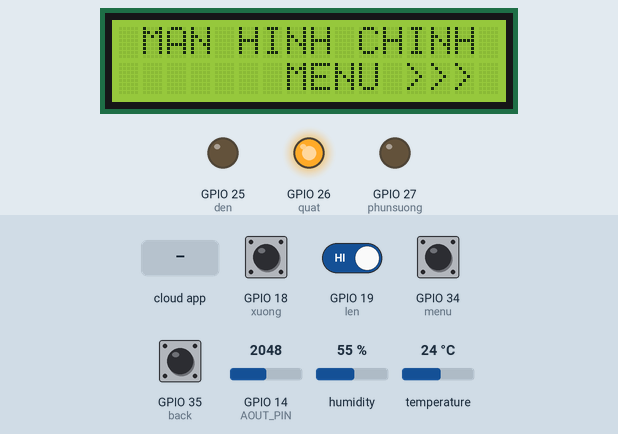
A sketch run on a simulated ESP32. Parts: 16×2 character LCD, output pins drawn as LEDs (lit = HIGH). The inputs (shaded band) are chosen by the test bench; at power-on: GPIO 18 (xuong), GPIO 19 (len), GPIO 34 (menu), GPIO 35 (back) HIGH, GPIO 14 (AOUT_PIN) = 2048, humidity 55 %, temperature 24 °C. WiFi joins after 1.5 s; servers stay silent unless stated; the Firebase database answers and starts empty; what the sketch prints to the serial monitor is not drawn.

Above: at 2.7 s.
2.8 s: GPIO 34 (menu) pulled LOW for 0.15 s
At 3.6 s:
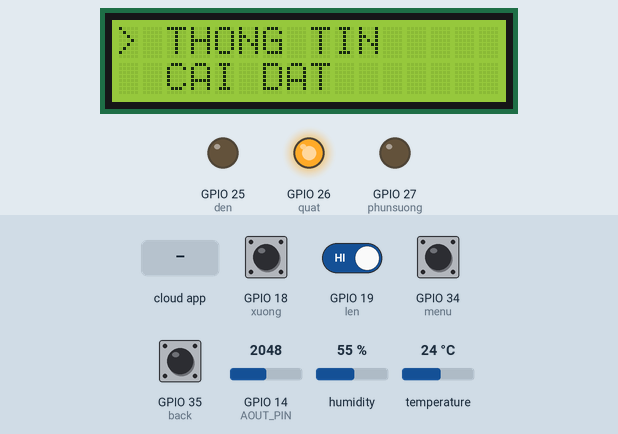
4.4 s: GPIO 19 (len) driven LOW
At 5.6 s:
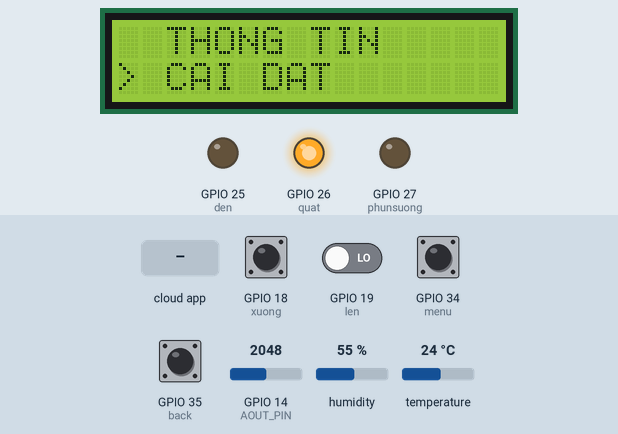
5.9 s: GPIO 34 (menu) pulled LOW for 1 s
At 7.3 s:
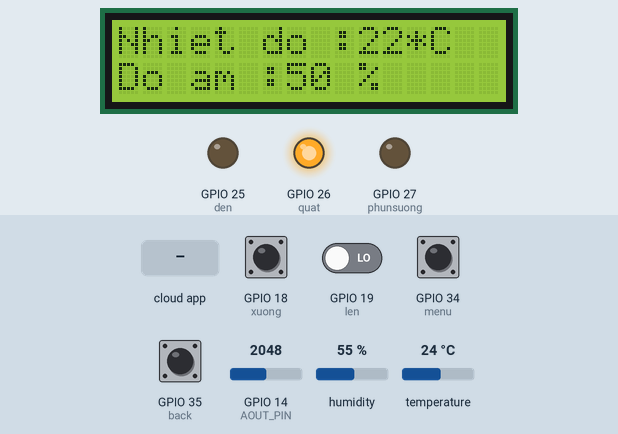
8.4 s: the phone or cloud app sets Nhietdoset to 1
At 9.8 s:
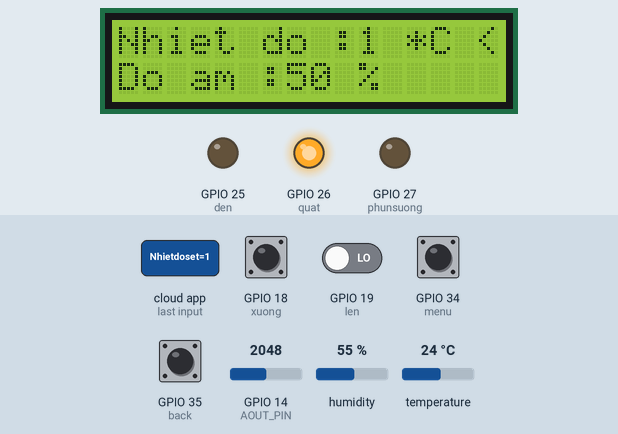
10.4 s: the phone or cloud app sets Doamset to 1
At 11.7 s:
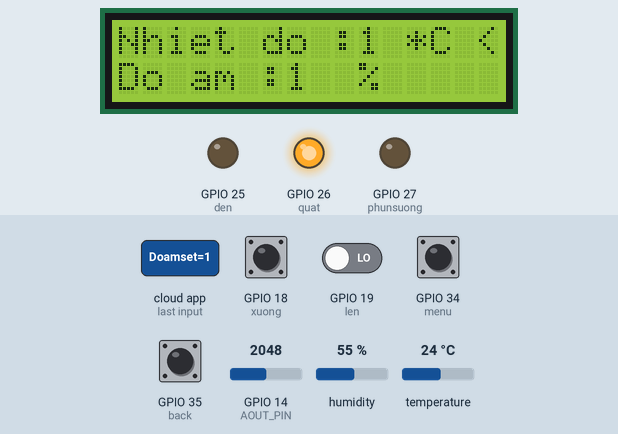
12.0 s: the phone or cloud app sets Nhietdoset to 0
At 13.3 s:
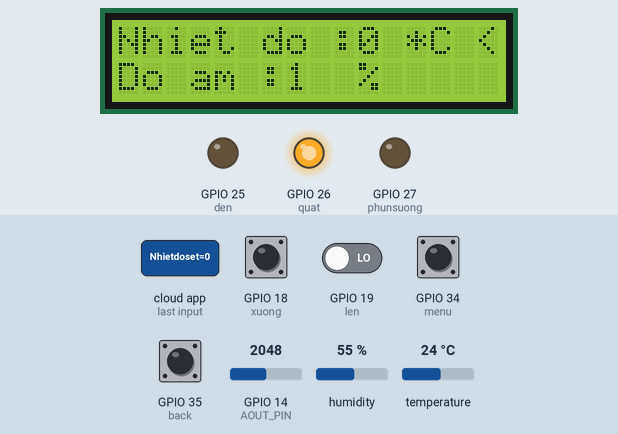
Timing chart, 0 to 15.0 s (numbered marks = the images above; inputs shaded):
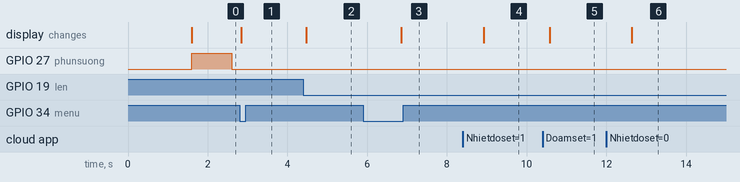

The sketch:

giaotiepserver.ino
```cpp
#include <ESPAsyncWebServer.h>
#include <AsyncTCP.h>
#include <WiFi.h>
#include <ESP32Firebase.h>
#include <Wire.h>
#include <LiquidCrystal_I2C.h>
#include <DHT.h>
#include <freertos/FreeRTOS.h>
#include <freertos/task.h>

#define FIREBASE_HOST "https://garden-54e21-default-rtdb.firebaseio.com/"
#define FIREBASE_AUTH "ECbbulUCJtIhSzDclYpt26a4Lf67Ehqq8sMm2jLH"
#define WIFI_SSID "B20DCDT183"
#define WIFI_PASSWORD "tien1022002"

Firebase firebase(FIREBASE_HOST);
AsyncWebServer server(80);

#define AOUT_PIN 14 // cam bien do am dat
const int max_kho = 3000;
const int max_am = 1000;

#define DHTPIN 4    // D4
#define DHTTYPE DHT11
DHT dht(DHTPIN, DHTTYPE);

LiquidCrystal_I2C lcd(0x27, 16, 2);
void lcd_button();
const int menu = 34;
const int back = 35;
const int len = 19;
const int xuong = 18;

const int den = 25;
const int quat = 26;
const int phunsuong = 27;
int fan , light, phunsuong1;

const int Rx = 16;
const int Tx = 17;

int gtmenu, gtback, gtlen, gtxuong;
int macdinh = 1;
int congtru_tong = 0;
int demback = 0;
int demtong = 0;

int congtru_setting = 0; // 0: Thiết lập nhiệt độ, 1: Thiết lập độ ẩm

int nhietdo_hientai = 25;
int nhietdo_thietlap = 22;
int doam_thietlap = 50;
int percentage =20 ;

bool button_pressed = false;
bool dataChanged = false;
unsigned long lastUpdateTime = 0; // Biến lưu thời gian lần cập nhật cuối cùng
const unsigned long updateInterval = 2000; // Khoảng thời gian cập nhật (2 giây)

SemaphoreHandle_t xSemaphore = xSemaphoreCreateMutex();

void manhinh()  // HIỂN THỊ MÀN HÌNH CHÍNH
{
  lcd.clear();
  lcd.setCursor(0, 0);
  lcd.print(" MAN HINH CHINH ");
  lcd.setCursor(0, 1);
  lcd.print("       MENU >>>");
}

void menu_tong() // HIỂN THỊ MENU TỔNG
{
  lcd.clear();
  if (congtru_tong == 0)
  {
    lcd.print("> THONG TIN");
    lcd.setCursor(2, 1);
    lcd.print("CAI DAT");
  }
  else if (congtru_tong == 1)
  {
    lcd.setCursor(2, 0);
    lcd.print("THONG TIN");
    lcd.setCursor(0, 1);
    lcd.print("> CAI DAT");
  }
}

void hien_thi() {
  if (xSemaphoreTake(xSemaphore, portMAX_DELAY)) { // Take the semaphore
    lcd.clear();
    lcd.setCursor(0, 0);
    lcd.print("Nhiet do :");
    lcd.setCursor(10, 0);
    lcd.print(nhietdo_hientai);
    lcd.setCursor(13, 0);
    lcd.print("*C");

    lcd.setCursor(0, 1);
    lcd.print("Do am :");
    lcd.setCursor(7, 1);
    lcd.print(percentage);
    lcd.setCursor(10, 1);
    lcd.print("%");

    xSemaphoreGive(xSemaphore); // Give the semaphore
  }
}

void setting() // THIẾT LẬP NHIỆT ĐỘ VÀ ĐỘ ẨM
{
  lcd.clear();
  lcd.setCursor(0, 0);
  lcd.print("Nhiet do :");
  lcd.setCursor(10,0);
  lcd.print(nhietdo_thietlap);
  lcd.setCursor(12, 0);
  lcd.print("*C");

  lcd.setCursor(0, 1);
  lcd.print("Do am :");
  lcd.setCursor(7,1);
  lcd.print(doam_thietlap);
  lcd.setCursor(10, 1);
  lcd.print("%");

}

void chon_setting(){
  lcd.clear();
  lcd.setCursor(0, 0);
  lcd.print("Nhiet do :");
  lcd.setCursor(10,0);
  lcd.print(nhietdo_thietlap);
  lcd.setCursor(12, 0);
  lcd.print("*C");

  lcd.setCursor(0, 1);
  lcd.print("Do am :");
  lcd.setCursor(7,1);
  lcd.print(doam_thietlap);
  lcd.setCursor(10, 1);
  lcd.print("%");

  if (congtru_setting == 0) {
    lcd.setCursor(15, 0);
    lcd.print("<");
  } else {
    lcd.setCursor(15, 1);
    lcd.print("<");
  }
}

void lcd_button(void){
  gtlen = digitalRead(len);
  gtxuong = digitalRead(xuong);
  gtmenu = digitalRead(menu);
  gtback = digitalRead(back);

  button_pressed = false; // Reset button pressed flag at the start of each loop

  if (gtlen != macdinh)  // NÚT LÊN
  {
    if (gtlen == 0) // Khi nhấn nút lên
    {
      button_pressed = true; // Set flag to true when any button is pressed

      if (demtong == 1)   // LÊN Ở MENU TỔNG
      {
        if (congtru_tong >= 1)
        {
          congtru_tong = 1;
        }
        else
        {
          congtru_tong++;
        }
        menu_tong();
      }
      else if (demtong == 3 && congtru_setting == 0)
      {
        if (nhietdo_thietlap <= 0)
        {
          nhietdo_thietlap = 0;
        }
        else
        {
          nhietdo_thietlap--;
        }
        chon_setting();
      }
      else if (demtong == 4 && congtru_setting == 1)
      {
        if (doam_thietlap <= 0)
        {
          doam_thietlap = 0;
        }
        else
        {
          doam_thietlap--;
        }
        chon_setting();
      }
      delay(500);
    }
    macdinh = gtlen;
  }

  if (gtxuong != macdinh) // NÚT XUỐNG
  {
    if (gtxuong == 0) //Khi nhấn nút xuống
    {
      button_pressed = true; // Set flag to true when any button is pressed

      if (demtong == 1)   // XUỐNG Ở MENU TỔNG
      {
        if (congtru_tong <= 0)
        {
          congtru_tong = 0;
        }
        else
        {
          congtru_tong--;
        }
        menu_tong();
      }
      else if (demtong == 3 && congtru_setting == 0)
      {
        if (nhietdo_thietlap >= 100)
        {
          nhietdo_thietlap = 100;
        }
        else
        {
          nhietdo_thietlap++;
        }
        chon_setting();
      }
      else if (demtong == 4 && congtru_setting == 1)
      {
        if (doam_thietlap >= 100)
        {
          doam_thietlap = 100;
        }
        else
        {
          doam_thietlap++;
        }
        chon_setting();
      }
      delay(500);
    }
    macdinh = gtxuong;
  }

  if (gtmenu != macdinh)    // NÚT MENU
  {
    if (gtmenu == 0) //Khi nhấn nút
    {
      button_pressed = true; //

      if (demtong == 2 && congtru_tong == 0) {
        demtong = 2;
      } else {
        demtong++;
      }

      if (demtong == 0) // Ở menu tổng
      {
        demback = 0;
        manhinh();
      }
      if (demtong == 1) // Ở menu tổng
      {
        demback = 0;
        menu_tong();
      }
      else if (demtong == 2 && congtru_tong == 0) // Ở menu 1
      {
        demback = 0;
        hien_thi();
      }
      else if (demtong == 2 && congtru_tong == 1) // Ở menu 2
      {
        demback = 0;
        setting();
      }
      else if (demtong == 3) // Chọn setting
      {
        demback = 0;
        congtru_setting = 0;
        chon_setting();
      }
      else if (demtong == 4) // Chọn setting
      {
        demback = 0;
        congtru_setting = 1;
        chon_setting();
      }
      else if (demtong > 4)
      {
        demtong = 4;
        demback = 0;
      }
      delay(500);
    }
    macdinh = gtmenu;
  }

  if (gtback != macdinh)    // NÚT BACK
  {
    if (gtback == 0) // Khi nhấn nút
    {
      button_pressed = true; //

      demback++;
      if (demback == 1)
      {
        if (demtong == 1 && (congtru_tong == 0 || congtru_tong == 1))
        {
          demtong = demtong - 1;
          demback = 0;
          manhinh();
        }
        else if (demtong == 2 && congtru_tong == 0) // TỪ MENU 1 TRỞ VỀ MENU TỔNG
        {
          demtong = demtong - 1;
          demback = 0;
          menu_tong();
        }
        else if (demtong == 2 && congtru_tong == 1) // TỪ MENU 2 VỀ MENU TỔNG
        {
          demtong = demtong - 1;
          congtru_tong = congtru_tong - 1;
          demback = 0;
          menu_tong();
        }
        else if (demtong == 3 || demtong == 4) // TỪ MENU 2 VỀ MENU TỔNG
        {
          demtong = 1;
          demback = 0;
          menu_tong();
        }
        else
        {
          demback = 0;
        }
        delay(500);
      }
      macdinh = gtback;
    }
  }

}

void taskDataCollection(void *pvParameters) {
  char data[50];
  bool fanState = false;
  bool lightState = false;
  bool phunsuongState = false;

  while (true) {
    if (!button_pressed) {
      if (xSemaphoreTake(xSemaphore, portMAX_DELAY)) {
        int newTemperature = dht.readTemperature();
        int newSoilMoisture = analogRead(14);
        int newPercentage = map(newSoilMoisture, 0 , 4095 , 100, 0);
        if (newPercentage < 0) newPercentage = 0;
        if (newPercentage > 100) newPercentage = 100;

        // Kiểm tra sự thay đổi trạng thái của các thiết bị
        bool fanStateChanged = (fanState != fan);
        bool lightStateChanged = (lightState != light);
        bool phunsuongStateChanged = (phunsuongState != phunsuong1);

        if (newTemperature != nhietdo_hientai || newPercentage != percentage || fanStateChanged || lightStateChanged || phunsuongStateChanged) {
          nhietdo_hientai = newTemperature;
          percentage = newPercentage;
          dataChanged = true;
          fanState = fan;
          lightState = light;
          phunsuongState = phunsuong1;
        }

        if (dataChanged) { // Kiểm tra nếu có dữ liệu mới
          Serial.println(nhietdo_hientai);
          Serial.println(nhietdo_thietlap);
          Serial.print("quat:");
          Serial.println(fan);
          Serial.print("den:");
          Serial.println(light);
          Serial.print("phunsuong:");
          Serial.println(phunsuong1);

          sprintf(data, "%d/%d/%d/%d/%d", nhietdo_hientai, percentage, fan, light, phunsuong1);

          Serial2.println(data);
          Serial.println(data);
          dataChanged = false;
        }

        xSemaphoreGive(xSemaphore);
      }
    }

    vTaskDelay(pdMS_TO_TICKS(updateInterval));
  }
}

void taskHandleButtons(void *pvParameters) {
  while (1) {
    lcd_button();
    vTaskDelay(pdMS_TO_TICKS(100));
  }
}

void taskUpdateLCD(void *pvParameters) {
  while (1) {
    if (dataChanged && demtong == 2 && congtru_tong == 0) {
      hien_thi();
      dataChanged = false;
    }
    if (dataChanged &&  demtong == 2 && congtru_tong == 1){
      setting();
      chon_setting();
      dataChanged = false;
    }

    vTaskDelay(pdMS_TO_TICKS(100));
  }
}

void control(void *p) {
   while(1){
  if (nhietdo_hientai < nhietdo_thietlap) {
    digitalWrite(den, HIGH); // Turn on the light
    digitalWrite(quat, LOW); // Turn off the fan
    fan = 0;
    light = 1;
  } else if (nhietdo_hientai >= nhietdo_thietlap) {
    digitalWrite(quat, HIGH); // Turn on the fan
    digitalWrite(den, LOW); // Turn off the light
    fan = 1;
    light = 0;
  } else {
    digitalWrite(den, LOW); // Turn off the light
    digitalWrite(quat, LOW); // Turn off the fan
    fan = 0;
    light = 0;
  }

  if (percentage < doam_thietlap) {
    digitalWrite(phunsuong, HIGH); // Turn on the mist
    phunsuong1 = 1;
  } else if (percentage >= doam_thietlap) {
    digitalWrite(phunsuong, LOW); // Turn off the mist
    phunsuong1 = 0;
  } else {
    digitalWrite(phunsuong, LOW); // Turn off the mist
    phunsuong1 = 0;
  }
   vTaskDelay(1000);
}
}

void taskSetData(void *pvParameters) {
  int nhietdoweb_new;
  int doamweb_new;
  int nhietdoweb;
  int doamweb;

  while (true) {
    nhietdoweb_new = firebase.getInt("sensorset/Nhietdoset");
    doamweb_new = firebase.getInt("sensorset/Doamset");

    if (nhietdoweb_new != nhietdoweb) {
      nhietdo_thietlap = nhietdoweb_new;
      nhietdoweb = nhietdoweb_new;
      dataChanged = true;
    }
    if (doamweb_new != doamweb) {
      doam_thietlap = doamweb_new;
      doamweb = doamweb_new;
      dataChanged = true;
    }
    vTaskDelay(100);
  }
}
void setup() {
  Serial.begin(115200);
  Serial2.begin(9600, SERIAL_8N1, Rx , Tx);
  lcd.begin();
  lcd.backlight();
  dht.begin();
  pinMode(menu, INPUT);
  pinMode(back, INPUT);
  pinMode(len, INPUT);
  pinMode(xuong, INPUT);
  pinMode(den, OUTPUT);
  pinMode(quat, OUTPUT);
  pinMode(phunsuong, OUTPUT);
  WiFi.begin(WIFI_SSID, WIFI_PASSWORD);
  while (WiFi.status() != WL_CONNECTED) {
    delay(500);
    Serial.print(".");
  }
  Serial.println("");
  Serial.print("Connected to ");
  Serial.print("IP address: ");
  Serial.println(WiFi.localIP());
  manhinh();
  xTaskCreatePinnedToCore(control, "TaskDieukhien", 1000, NULL, 1, NULL, 1);
  xTaskCreatePinnedToCore(taskDataCollection, "TaskDocNhietDo", 10000, NULL, 1, NULL, 1);
  xTaskCreatePinnedToCore(taskHandleButtons, "TaskHandleButtons", 10000, NULL, 1, NULL, 1);
  xTaskCreatePinnedToCore(taskUpdateLCD, "TaskUpdateLCD", 10000, NULL, 1, NULL, 1);
  xTaskCreatePinnedToCore(taskSetData, "TaskSEtDat",10000, NULL, 1, NULL, 0);
}

void loop() {
  // The loop function can remain empty if all tasks are handled by FreeRTOS
}
```

Measured:
- after the input at 2.8 s, the display: changes at once (image 1)
- after the input at 4.4 s, the display: changes after 0.07 s (image 2)
- after the input at 5.9 s, the display: changes after 0.96 s (image 3)
- after the input at 8.4 s, the display: changes after 0.52 s (image 4)
- after the input at 10.4 s, the display: changes after 0.18 s (image 5)
- after the input at 12.0 s, the display: changes after 0.64 s (image 6)
